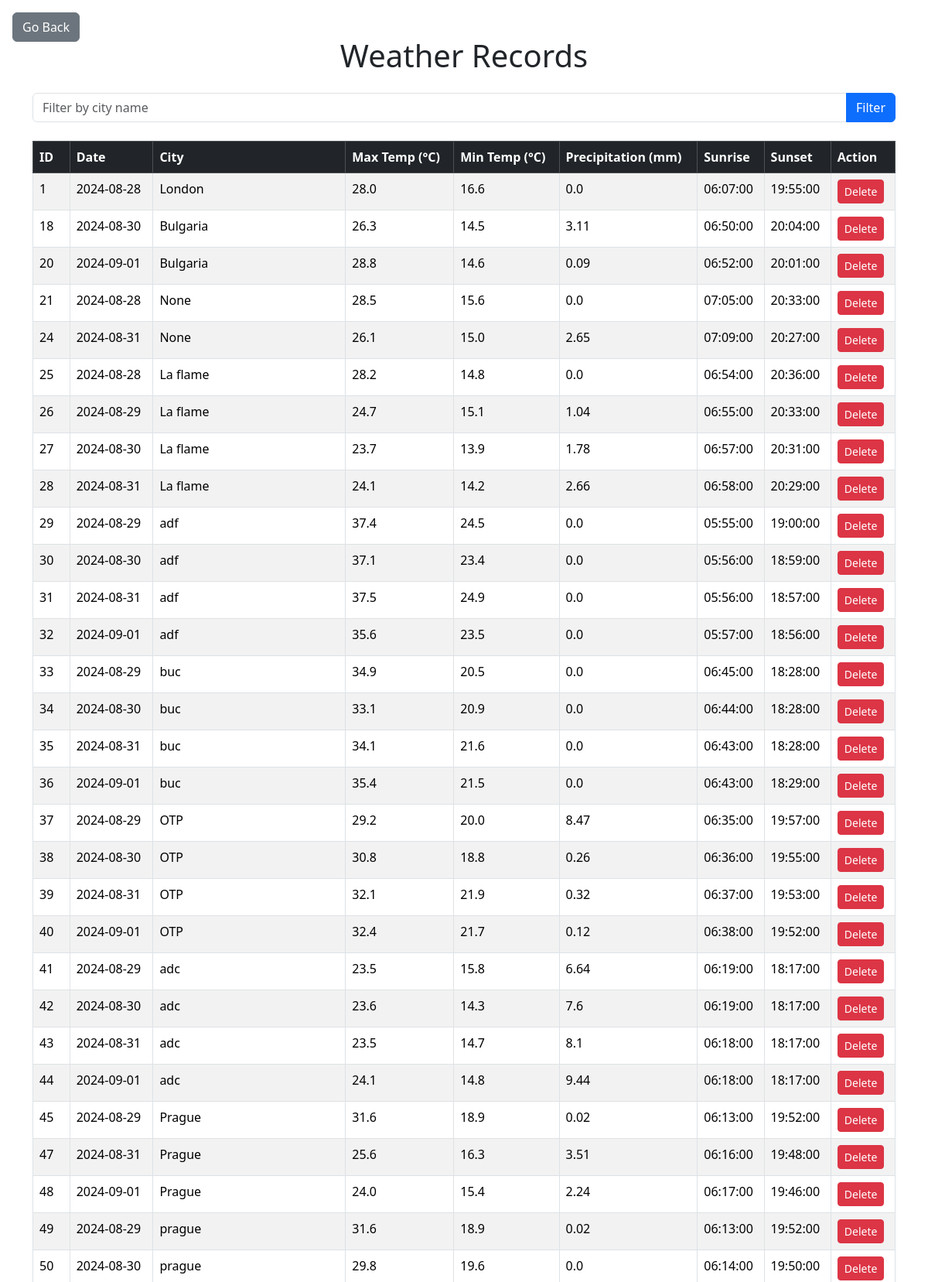
Page /records (upper part) on the committed database.
### models.py (models this page shows, shortened)
class Weather(db.Model):
    id = db.Column(db.Integer, primary_key=True)
    date = db.Column(db.Date, nullable=False)
    city = db.Column(db.String(100), nullable=False)
    max_temperature = db.Column(db.Float, nullable=False)
    min_temperature = db.Column(db.Float, nullable=False)
    precipitation = db.Column(db.Float, nullable=True)
    sunrise_hour = db.Column(db.Time, nullable=True)
    sunset_hour = db.Column(db.Time, nullable=True)
    log_time = db.Column(db.DateTime, nullable=False, default=db.func.now())
    __table_args__ = (db.UniqueConstraint('date', 'city', name='_city_date_uc'),)

### app.py (the view)
@app.route('/records', methods=['GET', 'POST'])
@app.route('/records', methods=['GET', 'POST'])
def show_records():
    deleted_record = request.args.get('deleted')
    if request.method == 'POST':
        city_filter = request.form['city'].strip()
        weather_records = Weather.query.filter(Weather.city.ilike(f'%{city_filter}%')).all()
    else:
        weather_records = Weather.query.all()
    return render_template('weather_records.html', weather_records=weather_records, deleted_record=deleted_record)

### templates/weather_records.html (shortened to what this page needs)
<!DOCTYPE html>
<html lang="en">
<head>
    <link href="https://cdn.jsdelivr.net/npm/bootstrap@5.3.3/dist/css/bootstrap.min.css" rel="stylesheet">
</head>
<body>
    <div class="container mt-5">
        <a href="/" class="btn btn-secondary position-absolute top-0 start-0 m-3">Go Back</a>
        <h1 class="text-center mb-4">Weather Records</h1>
        <form action="/records" method="POST" class="mb-4">
            <div class="input-group">
                <input type="text" class="form-control" placeholder="Filter by city name" name="city">
                <button class="btn btn-primary" type="submit">Filter</button>
            </div>
        </form>
        {% if weather_records %}
        <table class="table table-bordered table-striped">
            <thead class="table-dark">
                <tr>
                    <th>ID</th>
                    <th>Date</th>
                    <th>City</th>
                    <th>Max Temp (°C)</th>
                    <th>Min Temp (°C)</th>
                    <th>Precipitation (mm)</th>
                    <th>Sunrise</th>
                    <th>Sunset</th>
                    <th>Action</th>
                </tr>
            </thead>
            <tbody>
                {% for record in weather_records %}
                <tr>
                    <td>{{ record.id }}</td>
                    <td>{{ record.date }}</td>
                    <td>{{ record.city }}</td>
                    <td>{{ record.max_temperature }}</td>
                    <td>{{ record.min_temperature }}</td>
                    <td>{{ record.precipitation }}</td>
                    <td>{{ record.sunrise_hour }}</td>
                    <td>{{ record.sunset_hour }}</td>
                    <td>
                        <form action="/delete/{{ record.id }}" method="POST" style="display:inline;">
                            <button type="submit" class="btn btn-danger btn-sm">Delete</button>
                        </form>
                    </td>
                </tr>
                {% endfor %}
            </tbody>
        </table>
        {% else %}
        <p class="text-center">No records found for the specified city.</p>
        {% endif %}
    </div>
</body>
</html>

### rows in the picture
Weather: id "1", date "2024-08-28", city "London", max_temperature "28.0", min_temperature "16.6", precipitation "0.0", sunrise_hour "06:07:00", sunset_hour "19:55:00"
Weather: id "18", date "2024-08-30", city "Bulgaria", max_temperature "26.3", min_temperature "14.5", precipitation "3.11", sunrise_hour "06:50:00", sunset_hour "20:04:00"
Weather: id "20", date "2024-09-01", city "Bulgaria", max_temperature "28.8", min_temperature "14.6", precipitation "0.09", sunrise_hour "06:52:00", sunset_hour "20:01:00"
Weather: id "21", date "2024-08-28", city "None", max_temperature "28.5", min_temperature "15.6", precipitation "0.0", sunrise_hour "07:05:00", sunset_hour "20:33:00"
Weather: id "24", date "2024-08-31", city "None", max_temperature "26.1", min_temperature "15.0", precipitation "2.65", sunrise_hour "07:09:00", sunset_hour "20:27:00"
Weather: id "25", date "2024-08-28", city "La flame", max_temperature "28.2", min_temperature "14.8", precipitation "0.0", sunrise_hour "06:54:00", sunset_hour "20:36:00"
Weather: id "26", date "2024-08-29", city "La flame", max_temperature "24.7", min_temperature "15.1", precipitation "1.04", sunrise_hour "06:55:00", sunset_hour "20:33:00"
Weather: id "27", date "2024-08-30", city "La flame", max_temperature "23.7", min_temperature "13.9", precipitation "1.78", sunrise_hour "06:57:00", sunset_hour "20:31:00"
Weather: id "28", date "2024-08-31", city "La flame", max_temperature "24.1", min_temperature "14.2", precipitation "2.66", sunrise_hour "06:58:00", sunset_hour "20:29:00"
Weather: id "29", date "2024-08-29", city "adf", max_temperature "37.4", min_temperature "24.5", precipitation "0.0", sunrise_hour "05:55:00", sunset_hour "19:00:00"
Weather: id "30", date "2024-08-30", city "adf", max_temperature "37.1", min_temperature "23.4", precipitation "0.0", sunrise_hour "05:56:00", sunset_hour "18:59:00"
Weather: id "31", date "2024-08-31", city "adf", max_temperature "37.5", min_temperature "24.9", precipitation "0.0", sunrise_hour "05:56:00", sunset_hour "18:57:00"
Weather: id "32", date "2024-09-01", city "adf", max_temperature "35.6", min_temperature "23.5", precipitation "0.0", sunrise_hour "05:57:00", sunset_hour "18:56:00"
Weather: id "33", date "2024-08-29", city "buc", max_temperature "34.9", min_temperature "20.5", precipitation "0.0", sunrise_hour "06:45:00", sunset_hour "18:28:00"
Weather: id "34", date "2024-08-30", city "buc", max_temperature "33.1", min_temperature "20.9", precipitation "0.0", sunrise_hour "06:44:00", sunset_hour "18:28:00"
Weather: id "35", date "2024-08-31", city "buc", max_temperature "34.1", min_temperature "21.6", precipitation "0.0", sunrise_hour "06:43:00", sunset_hour "18:28:00"
Weather: id "36", date "2024-09-01", city "buc", max_temperature "35.4", min_temperature "21.5", precipitation "0.0", sunrise_hour "06:43:00", sunset_hour "18:29:00"
Weather: id "37", date "2024-08-29", city "OTP", max_temperature "29.2", min_temperature "20.0", precipitation "8.47", sunrise_hour "06:35:00", sunset_hour "19:57:00"
Weather: id "38", date "2024-08-30", city "OTP", max_temperature "30.8", min_temperature "18.8", precipitation "0.26", sunrise_hour "06:36:00", sunset_hour "19:55:00"
Weather: id "39", date "2024-08-31", city "OTP", max_temperature "32.1", min_temperature "21.9", precipitation "0.32", sunrise_hour "06:37:00", sunset_hour "19:53:00"
Weather: id "40", date "2024-09-01", city "OTP", max_temperature "32.4", min_temperature "21.7", precipitation "0.12", sunrise_hour "06:38:00", sunset_hour "19:52:00"
Weather: id "41", date "2024-08-29", city "adc", max_temperature "23.5", min_temperature "15.8", precipitation "6.64", sunrise_hour "06:19:00", sunset_hour "18:17:00"
Weather: id "42", date "2024-08-30", city "adc", max_temperature "23.6", min_temperature "14.3", precipitation "7.6", sunrise_hour "06:19:00", sunset_hour "18:17:00"
Weather: id "43", date "2024-08-31", city "adc", max_temperature "23.5", min_temperature "14.7", precipitation "8.1", sunrise_hour "06:18:00", sunset_hour "18:17:00"
Weather: id "44", date "2024-09-01", city "adc", max_temperature "24.1", min_temperature "14.8", precipitation "9.44", sunrise_hour "06:18:00", sunset_hour "18:17:00"
Weather: id "45", date "2024-08-29", city "Prague", max_temperature "31.6", min_temperature "18.9", precipitation "0.02", sunrise_hour "06:13:00", sunset_hour "19:52:00"
Weather: id "47", date "2024-08-31", city "Prague", max_temperature "25.6", min_temperature "16.3", precipitation "3.51", sunrise_hour "06:16:00", sunset_hour "19:48:00"
Weather: id "48", date "2024-09-01", city "Prague", max_temperature "24.0", min_temperature "15.4", precipitation "2.24", sunrise_hour "06:17:00", sunset_hour "19:46:00"
Weather: id "49", date "2024-08-29", city "prague", max_temperature "31.6", min_temperature "18.9", precipitation "0.02", sunrise_hour "06:13:00", sunset_hour "19:52:00"
Weather: id "50", date "2024-08-30", city "prague", max_temperature "29.8", min_temperature "19.6", precipitation "0.0", sunrise_hour "06:14:00", sunset_hour "19:50:00"
